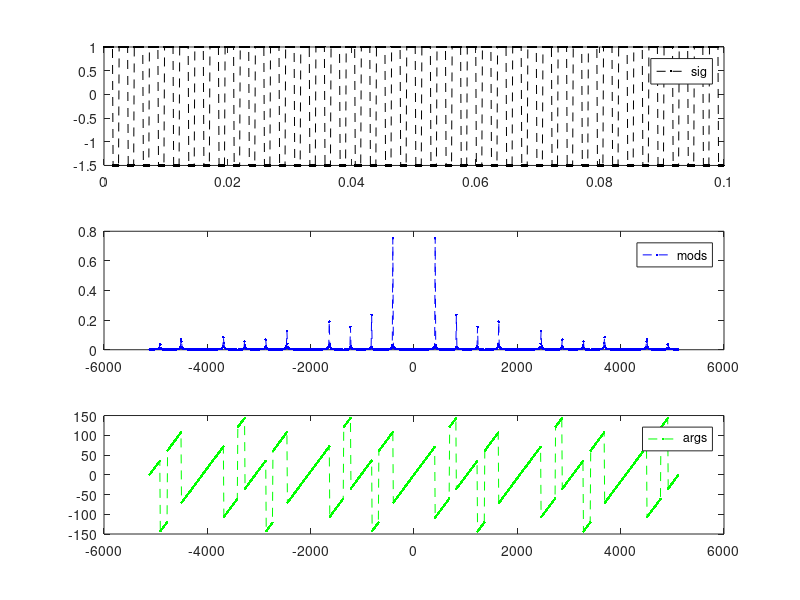
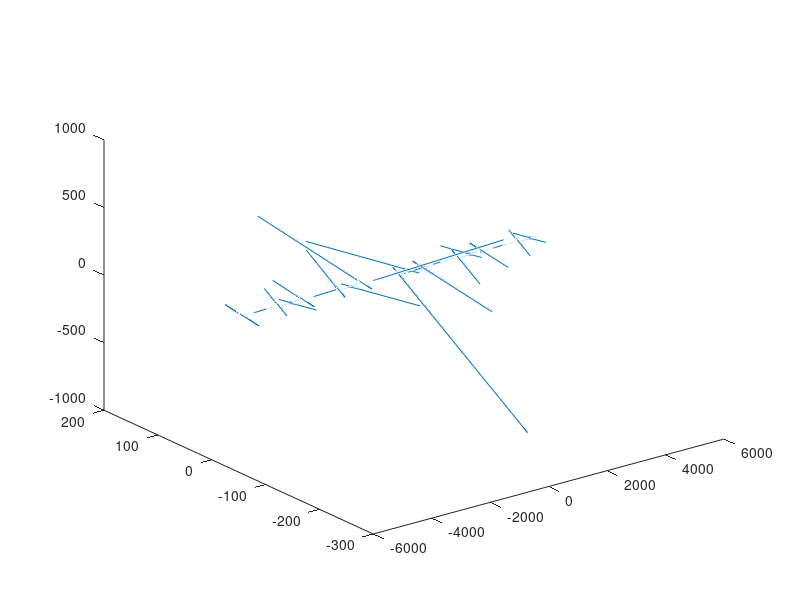

These figures' MATLAB source, in order: (Note: this script raises an error after producing the figures.)
pkg load signal
clear all;
close all;
%graphics_toolkit("qt"); set in .octaverc
nT  = 0.1;
N   = 1024;
Te = nT/N;
Fe  = 1/Te;

function [nTe,y]=zero_mean_rect(A,Fe,T1,T)
  nTe = 0:1/Fe:T-1/Fe;
  y = A*rectpuls(nTe-T1/2,T1) - T1/(T-T1)*A*rectpuls(nTe-(T1+(T-T1)/2),T-T1);
endfunction

function [nTe,y]=zero_mean_rect_train(A,Fe,T1,T,nT)
  nTe = ((0:1/Fe:nT-1/Fe))';
  %delay and amplitude of each signal period
  dT  = ((0:T:nT-T))';
  d1  = [dT+T1/2,A*ones(floor(nT/T),1)];
  d2  = [dT+(T+T1)/2,(A*T1)/(T-T1)*ones(floor(nT/T),1)];
  y   =  pulstran(nTe,d1,"rectpuls",T1) - pulstran(nTe,d2,"rectpuls",T-T1);
endfunction

function yfft=plot_fft_signal(nTe,y,T,draw)
  N = length(nTe);
  Fe = 1/(nTe(2)-nTe(1));
  dF = Fe/N;
  ndF = -Fe/2:dF:Fe/2-dF;
  yfft=fft(y(1:1024));
  yffts=fftshift(yfft);
  if (draw) 
    figure;
    subplot(3,1,1);
    plot(nTe,y,"--.k;sig;");
    subplot(3,1,2);
    plot(ndF,abs(yffts)/N,"--.b;mods;");
    subplot(3,1,3);
    plot(ndF,arg(yffts)*180/pi,"--.g;args;");  
    figure;
    plot3(ndF,yffts);
  endif
  % attention au calcul des indices: si floor au lieu de round
  idx0 = round(1/T/dF+1);  % fondamental index ie +1/T
  idx1 = round(2/T/dF+1);  % 1st hamonic index ie +2/T
  idx2 = round(N-(1/T/dF-1));  % fondamental index ie -1/T
  idx3 = round(N-(2/T/dF-1));  % 1st hamonic index ie -2/T
  printf("1/T=%f abs(fft(1/T))=%f arg(fft(1/T))=%f abs(fft(2/T))=%f arg(fft(2/T))=%f\n",
          1/T,abs(yfft(idx0))/N,arg(yfft(idx0))*180/pi,abs(yfft(idx1))/N,arg(yfft(idx1))*180/pi);
  printf("1/T=%f abs(fft(-1/T))=%f arg(fft(-1/T))=%f abs(fft(-2/T))=%f arg(fft(-2/T))=%f\n",
          1/T,abs(yfft(idx2))/N,arg(yfft(idx2))*180/pi,abs(yfft(idx3))/N,arg(yfft(idx3))*180/pi); 
  printf("idx0=%d idx1=%d idx2=%d idx3=%d 2/T=%f\n",idx0,idx1,idx3,idx4,2/T); 
          
  %printf("T=%f abs(fft(1/T))=%f arg(fft(1/T))=%f abs(fft(1/(2*T)))=%f arg(fft(1/(2*T)))=%f\n",
  %        T,abs(yfft(idx0)),arg(yfft(idx0))*180/pi,abs(yfft(idx1)),arg(yfft(idx1))*180/pi);
endfunction



% signal 410Hz
F=410;
printf("\nF=%f\n",F);
[nTe,y]=zero_mean_rect_train(1,Fe,3/F/5,1/F,2*nT);
% f(t)
yfft=plot_fft_signal(nTe(1:1024),y(1:1024),1/F,1);
%f(t-5*Te)
yfft=plot_fft_signal(nTe(6:1029),y(6:1029),1/F,1);
% -f(t)
yfft=plot_fft_signal(nTe(1:1024),-y(1:1024),1/F,0);
% -f(t-5*Te)
yfft=plot_fft_signal(nTe(6:1029),-y(6:1029),1/F,0);

% signal 440Hz
F=440;
printf("\nF=%f\n",F);
[nTe,y]=zero_mean_rect_train(1,Fe,3/F/5,1/F,2*nT,0);
% f(t)
yfft=plot_fft_signal(nTe(1:1024),y(1:1024),1/F,0);
%f(t-5*Te)
yfft=plot_fft_signal(nTe(6:1029),y(6:1029),1/F,0);
% -f(t)
yfft=plot_fft_signal(nTe(1:1024),-y(1:1024),1/F,0);
% -f(t-5*Te)
yfft=plot_fft_signal(nTe(6:1029),-y(6:1029),1/F,0);


% signal 470Hz
F=470;
printf("\nF=%f\n",F);
[nTe,y]=zero_mean_rect_train(1,Fe,3/F/5,1/F,2*nT,0);
% f(t)
yfft=plot_fft_signal(nTe(1:1024),y(1:1024),1/F,0);
%f(t-5*Te)
yfft=plot_fft_signal(nTe(6:1029),y(6:1029),1/F,0);
% -f(t)
yfft=plot_fft_signal(nTe(1:1024),-y(1:1024),1/F,0);
% -f(t-5*Te)
yfft=plot_fft_signal(nTe(6:1029),-y(6:1029),1/F,0);

% signal 520Hz
F=520;
printf("\nF=%f\n",F);
[nTe,y]=zero_mean_rect_train(1,Fe,3/F/5,1/F,2*nT,0);
% f(t)
yfft=plot_fft_signal(nTe(1:1024),y(1:1024),1/F,0);
%f(t-5*Te)
yfft=plot_fft_signal(nTe(6:1029),y(6:1029),1/F,0);
% -f(t)
yfft=plot_fft_signal(nTe(1:1024),-y(1:1024),1/F,0);
% -f(t-5*Te)
yfft=plot_fft_signal(nTe(6:1029),-y(6:1029),1/F,0);



%{
yfft=fft(y(1:1024));
yfft=fftshift(yfft);

%plot(-Fe/2:Fe/N:Fe/2-Fe/N,abs(yfft));
figure;
subplot(3,1,1);
plot(nTe(1:1024),y(1:1024),"--.k;pulses;");
subplot(3,1,2);
plot(-Fe/2:Fe/N:Fe/2-Fe/N,abs(yfft),"--.b;mods;");
subplot(3,1,3);
plot(-Fe/2:Fe/N:Fe/2-Fe/N,arg(yfft),"--.g;args;");


yfft=fft(-y(1:1024));
yfft=fftshift(yfft);
figure;
%plot(-Fe/2:Fe/N:Fe/2-Fe/N,abs(yfft));
subplot(3,1,1);
plot(nTe(1:1024),-y(1:1024),"--.k;pulses;");
subplot(3,1,2);
plot(-Fe/2:Fe/N:Fe/2-Fe/N,abs(yfft),"--.b;mods;");
subplot(3,1,3);
plot(-Fe/2:Fe/N:Fe/2-Fe/N,arg(yfft),"--.g;args;");
%}

